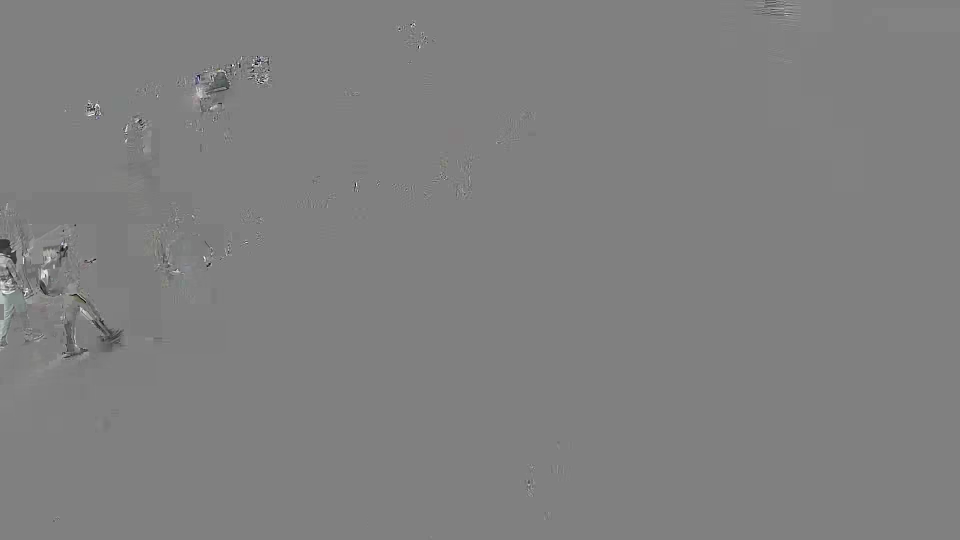
#> input picture antigravity-ide/brain/49287a8f-eb18-49c7-bf63-2b7e95db1c5a/scratch/cam17_test.jpg, 1920 x 1080 px (shown at 1/2 size)
$ python -i enhancement_pipeline.py   (imports and definitions only)
#> lines starting #> are read from the running program, lines starting #| are printed output that depends on the picture
### backend/utils/logger.py
import logging
import sys

def setup_logger(name: str = "CCTVLive") -> logging.Logger:
    """Configures a clean, formatted logger."""
#> further down, picture is the input picture: shape (1080, 1920, 3); mean B, G, R 127.9, 127.9, 127.9
    logger = logging.getLogger(name)
    logger.setLevel(logging.INFO)

    if not logger.handlers:
        if hasattr(sys.stdout, 'reconfigure'):
            try:
                sys.stdout.reconfigure(encoding='utf-8', errors='replace')
            except Exception:
                pass
        handler = logging.StreamHandler(sys.stdout)
        formatter = logging.Formatter(
            fmt="%(asctime)s | %(levelname)-7s | %(message)s",
            datefmt="%H:%M:%S"
        )
        handler.setFormatter(formatter)
        logger.addHandler(handler)

    return logger

### backend/core/enhancement_pipeline.py
import os
import time
from typing import Any, Dict, Optional, Tuple

import cv2
import numpy as np

import config
from utils.logger import setup_logger

logger = setup_logger("EnhancementPipeline")


class EnhancementPipeline:
    """Low-latency full-frame CCTV enhancement with graceful optional SR support."""

    def __init__(self, profile: Optional[str] = None, enabled: Optional[bool] = None):
        self.profile = (profile or config.ENHANCEMENT_PROFILE).upper()
        if self.profile not in {"PERFORMANCE", "BALANCED", "QUALITY"}:
            self.profile = "BALANCED"
        self.enabled = config.ENABLE_ENHANCEMENT if enabled is None else enabled
        self.low_light_enabled = config.ENABLE_LOW_LIGHT
        self.denoise_enabled = config.ENABLE_DENOISE
        self.super_resolution_enabled = config.ENABLE_SUPER_RESOLUTION
        self.sharpen_enabled = config.ENABLE_SHARPEN
        self.color_enabled = config.ENABLE_COLOR_CORRECTION
        self.temporal_enabled = config.ENABLE_TEMPORAL_STABILITY
        self.strength = float(np.clip(config.ENHANCEMENT_STRENGTH, 0.0, 1.0))
        self.previous_frame: Optional[np.ndarray] = None
        self.last_metrics: Dict[str, Any] = {
            "latency_ms": 0.0,
            "device": "CPU",
            "super_resolution": False,
            "status": "OFF",
        }
        self._sr = None
        self._sr_scale = 1
        self._sr_warning_logged = False
        self._load_super_resolution()
        logger.info(
            "Enhancement pipeline: %s profile, %s, SR=%s",
            self.profile,
            "ENABLED" if self.enabled else "DISABLED",
            "ON" if self._sr is not None else "OFF",
        )

    def _load_super_resolution(self) -> None:
        """Load only a local, user-provided OpenCV DNN SR model."""
        if not self.super_resolution_enabled:
            return
        model_path = config.SUPER_RESOLUTION_MODEL
        if not model_path or not os.path.isfile(model_path):
            self._log_sr_warning("No local super-resolution model configured; using resize/detail fallback.")
            return
        if not hasattr(cv2, "dnn_superres"):
            self._log_sr_warning("OpenCV DNN super-resolution is unavailable; install opencv-contrib-python to enable it.")
            return
        try:
            sr = cv2.dnn_superres.DnnSuperResImpl_create()
            sr.readModel(model_path)
            sr.setModel(config.SUPER_RESOLUTION_MODEL_NAME, config.SUPER_RESOLUTION_SCALE)
            self._sr = sr
            self._sr_scale = config.SUPER_RESOLUTION_SCALE
        except Exception as exc:
            self._log_sr_warning(f"Super-resolution model could not be loaded: {exc}")

    def _log_sr_warning(self, message: str) -> None:
        if not self._sr_warning_logged:
            logger.warning(message)
            self._sr_warning_logged = True

    def process(self, frame: np.ndarray) -> Tuple[np.ndarray, Dict[str, Any]]:
        """Enhance one frame without buffering; on failure return the original frame."""
        started = time.perf_counter()
        if not self._valid_frame(frame):
            return frame, self._metrics(started, "INVALID")
        if not self.enabled:
            self.previous_frame = frame.copy()
            return frame, self._metrics(started, "OFF")

        try:
            original_height, original_width = frame.shape[:2]
#> original_height = 1080; original_width = 1920
            working_frame = frame
            if original_width > config.ENHANCEMENT_MAX_WIDTH:
                working_height = max(1, int(original_height * config.ENHANCEMENT_MAX_WIDTH / original_width))
#> working_height = 720
                working_frame = cv2.resize(
                    frame,
                    (config.ENHANCEMENT_MAX_WIDTH, working_height),
                    interpolation=cv2.INTER_AREA,
                )
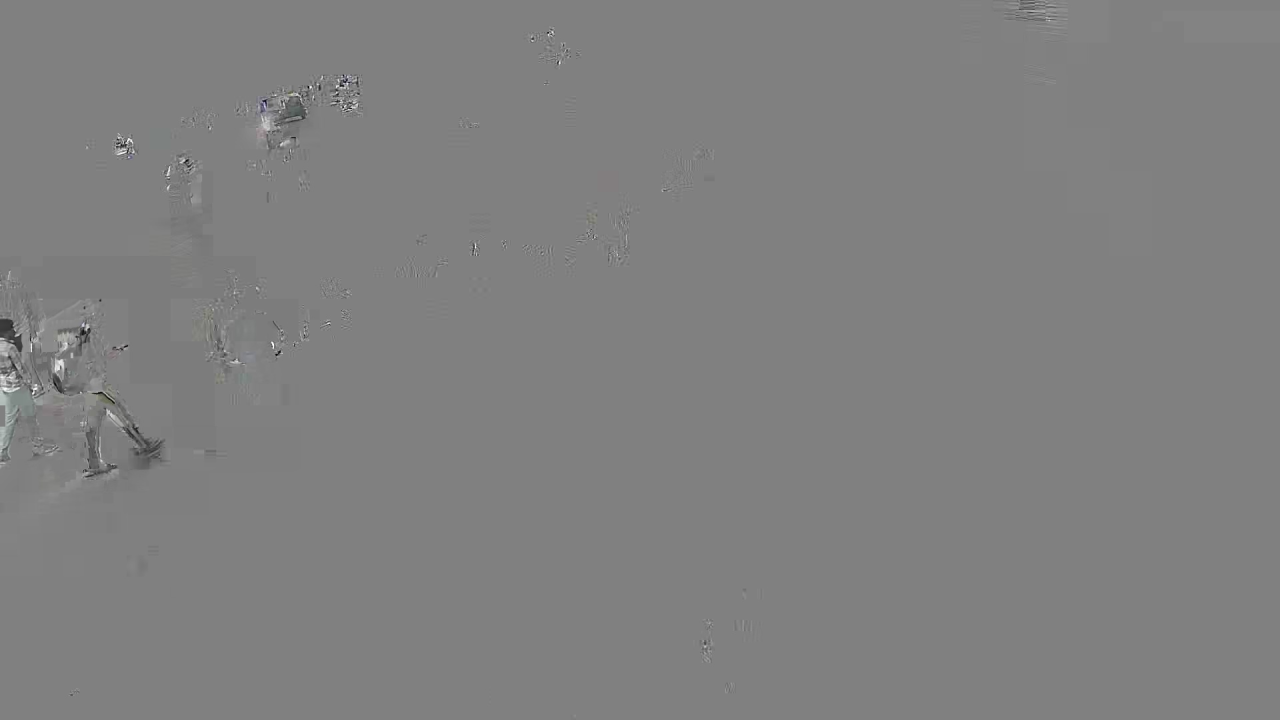
#> working_frame: shape (720, 1280, 3); mean B, G, R 127.9, 127.9, 127.9
            enhanced = working_frame.copy()
            if self.low_light_enabled:
                enhanced = self._low_light(enhanced)
            if self.denoise_enabled:
                enhanced = self._denoise(enhanced)
            if self._sr is not None:
                enhanced = self._super_resolve(enhanced, frame.shape[:2])
            if self.color_enabled:
                enhanced = self._color_correct(enhanced)
            if self.sharpen_enabled:
                enhanced = self._sharpen(enhanced)
            if self.temporal_enabled:
                enhanced = self._temporal_stabilize(enhanced)
            self.previous_frame = enhanced.copy()
            if enhanced.shape[:2] != (original_height, original_width):
                enhanced = cv2.resize(enhanced, (original_width, original_height), interpolation=cv2.INTER_LINEAR)
            return enhanced, self._metrics(started, "ON")
        except Exception as exc:
            logger.error("Enhancement failed; displaying original frame: %s", exc)
            self.previous_frame = frame.copy()
            return frame, self._metrics(started, "FALLBACK")

    @staticmethod
    def _valid_frame(frame: np.ndarray) -> bool:
        return isinstance(frame, np.ndarray) and frame.ndim == 3 and frame.shape[0] > 0 and frame.shape[1] > 0

    def _low_light(self, frame: np.ndarray) -> np.ndarray:
        lab = cv2.cvtColor(frame, cv2.COLOR_BGR2LAB)
#> lab: shape (720, 1280, 3); mean of channels 0, 1, 2 136.9, 128, 128
        lightness, a_channel, b_channel = cv2.split(lab)
        clip_limit = 1.5 + (2.0 * self.strength)
        clahe = cv2.createCLAHE(clipLimit=clip_limit, tileGridSize=(8, 8))
        enhanced_lightness = clahe.apply(lightness)
        result = cv2.cvtColor(cv2.merge((enhanced_lightness, a_channel, b_channel)), cv2.COLOR_LAB2BGR)
        gamma = 1.0 - (0.18 * self.strength)
        lookup = np.array([((index / 255.0) ** gamma) * 255 for index in range(256)], dtype=np.uint8)
        result = cv2.LUT(result, lookup)
        return cv2.addWeighted(frame, 1.0 - self.strength * 0.65, result, self.strength * 0.65, 0)

    def _denoise(self, frame: np.ndarray) -> np.ndarray:
        if self.profile != "QUALITY":
            h, w = frame.shape[:2]
#> h = 720; w = 1280
            small = cv2.resize(frame, (max(1, w // 2), max(1, h // 2)), interpolation=cv2.INTER_LINEAR)
            filtered_small = cv2.bilateralFilter(small, 3, 20, 20)
            filtered = cv2.resize(filtered_small, (w, h), interpolation=cv2.INTER_LINEAR)
            blend = 0.18 + (0.12 * self.strength)
            return cv2.addWeighted(frame, 1.0 - blend, filtered, blend, 0)
        filter_strength = 2.0 + (3.0 * self.strength)
        return cv2.fastNlMeansDenoisingColored(frame, None, filter_strength, filter_strength, 7, 21)

    def _super_resolve(self, frame: np.ndarray, original_shape: Tuple[int, int]) -> np.ndarray:
        resolved = self._sr.upsample(frame)
        return cv2.resize(resolved, (original_shape[1], original_shape[0]), interpolation=cv2.INTER_AREA)

    def _color_correct(self, frame: np.ndarray) -> np.ndarray:
        lab = cv2.cvtColor(frame, cv2.COLOR_BGR2LAB)
#> lab: shape (720, 1280, 3); mean of channels 0, 1, 2 140.6, 128, 128
        lightness, a_channel, b_channel = cv2.split(lab)
        lightness = cv2.convertScaleAbs(lightness, alpha=1.0 + 0.08 * self.strength, beta=int(2 * self.strength))
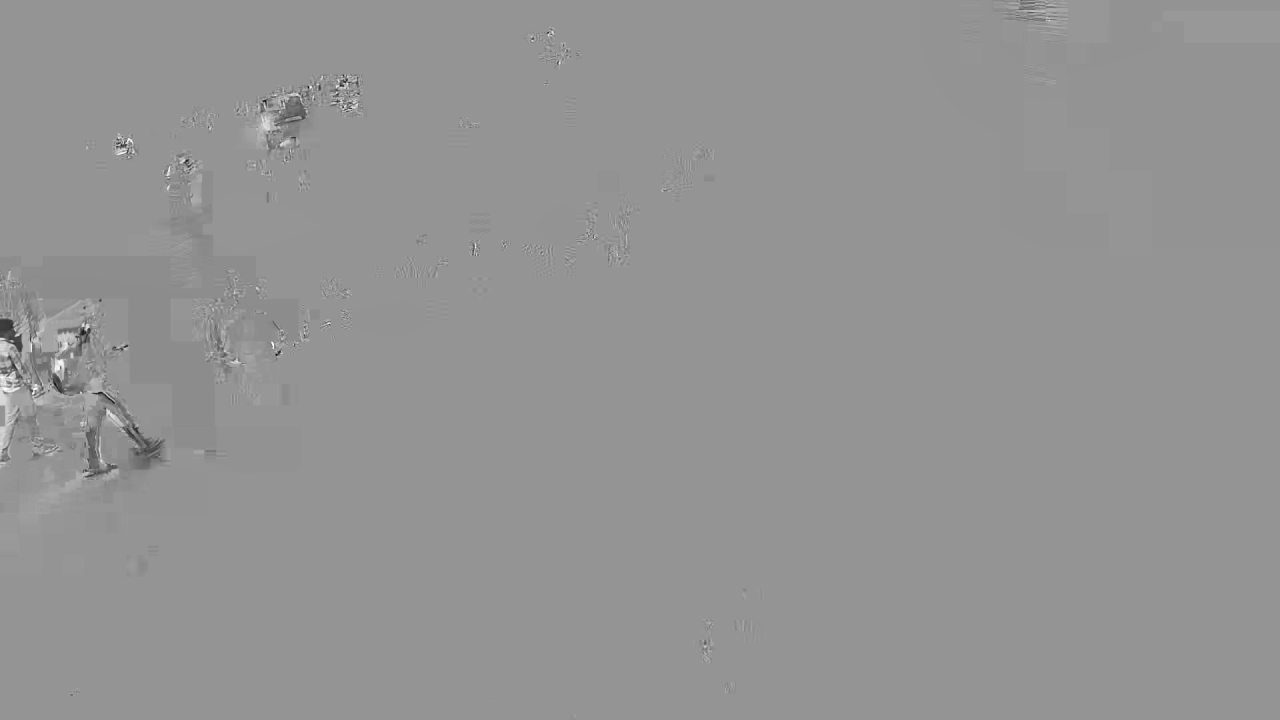
#> lightness: shape (720, 1280); min 14, max 255, mean 147.7
        return cv2.cvtColor(cv2.merge((lightness, a_channel, b_channel)), cv2.COLOR_LAB2BGR)

    def _sharpen(self, frame: np.ndarray) -> np.ndarray:
        blurred = cv2.GaussianBlur(frame, (0, 0), 1.0)
        amount = 0.18 + (0.22 * self.strength)
        return cv2.addWeighted(frame, 1.0 + amount, blurred, -amount, 0)

    def _temporal_stabilize(self, frame: np.ndarray) -> np.ndarray:
        if self.previous_frame is None or self.previous_frame.shape != frame.shape:
            return frame
        alpha = 0.12 if self.profile == "PERFORMANCE" else 0.18
        return cv2.addWeighted(frame, 1.0 - alpha, self.previous_frame, alpha, 0)

    def set_strength(self, value: float) -> None:
        self.strength = float(np.clip(value, 0.0, 1.0))

    def toggle(self, feature: str) -> bool:
        if feature == "enhancement":
            self.enabled = not self.enabled
            if not self.enabled:
                self.previous_frame = None
            return self.enabled
        if feature == "super_resolution" and self._sr is None:
            self._log_sr_warning("Super-resolution toggle ignored because no usable local model is loaded.")
            return False
        attribute = f"{feature}_enabled"
        if not hasattr(self, attribute):
            return False
        value = not getattr(self, attribute)
        setattr(self, attribute, value)
        return value

    def _metrics(self, started: float, status: str) -> Dict[str, Any]:
        metrics = {
            "latency_ms": (time.perf_counter() - started) * 1000.0,
            "device": "CPU",
            "super_resolution": self._sr is not None and self.super_resolution_enabled,
            "status": status,
            "strength": self.strength,
        }
        self.last_metrics = metrics
        return metrics

>>> import cv2
>>> picture = cv2.imread('../../antigravity-ide/brain/49287a8f-eb18-49c7-bf63-2b7e95db1c5a/scratch/cam17_test.jpg')
>>> result = EnhancementPipeline().process(picture)

$ run again, on antigravity-ide/brain/49287a8f-eb18-49c7-bf63-2b7e95db1c5a/scratch/left_crop.jpg
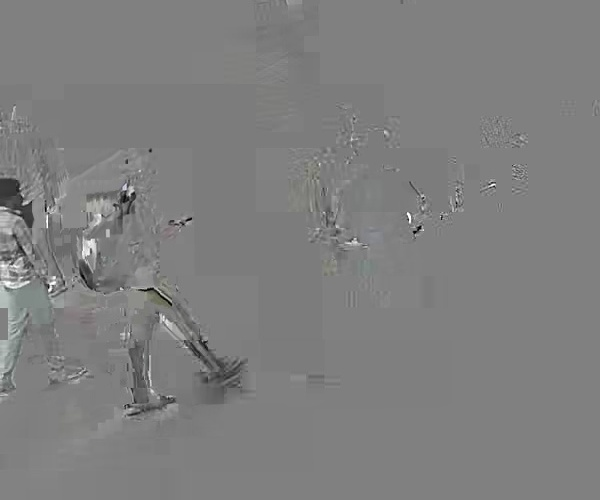
#> input picture antigravity-ide/brain/49287a8f-eb18-49c7-bf63-2b7e95db1c5a/scratch/left_crop.jpg, 600 x 500 px
#> picture is the input picture: shape (500, 600, 3); mean B, G, R 126.9, 127, 126.9
#> original_height = 500; original_width = 600
#> in _low_light, `enhanced_lightness = clahe.apply(lightness)`:
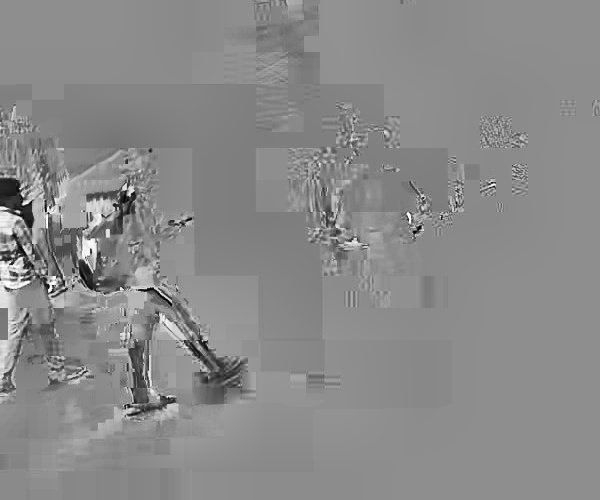
#> enhanced_lightness: shape (500, 600); min 1, max 255, mean 137.9
#> in _color_correct, `lightness = cv2.convertScaleAbs(lightness, alpha=1.0 + 0.08 * self.str..`:
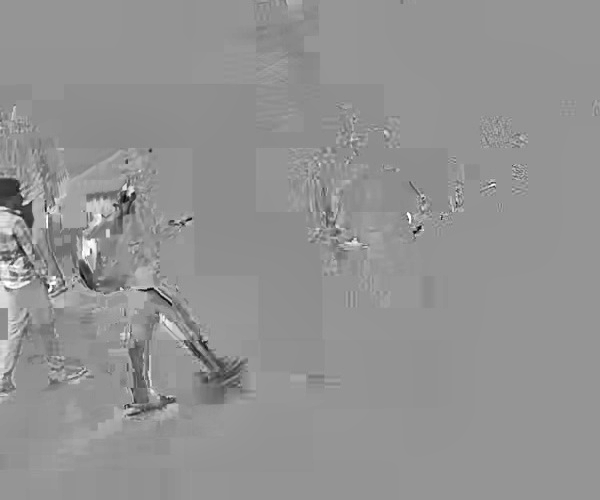
#> lightness: shape (500, 600); min 8, max 255, mean 146.7
